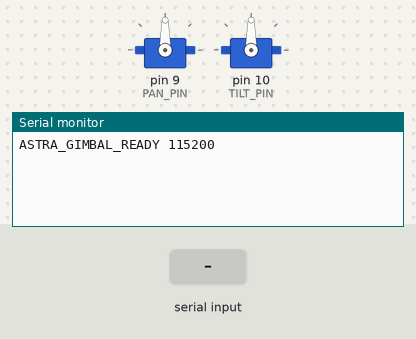
Recording of a sketch running on a simulated Arduino Uno, built with avr-gcc and run on an emulated ATmega328P. Shown: 2 × servo, the last lines printed to the serial monitor. Inputs (shaded band) come from the test bench.

Above: at 1.2 s.
1.3 s: "PING 1\n" received over Serial
At 1.9 s:
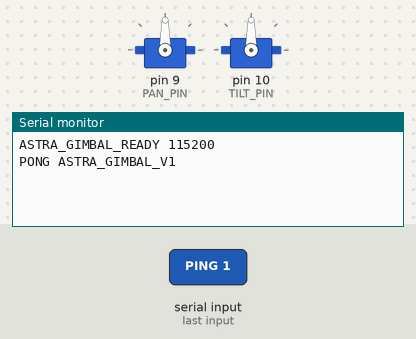
2.8 s: "CENTER 1\n" received over Serial
At 4.0 s:
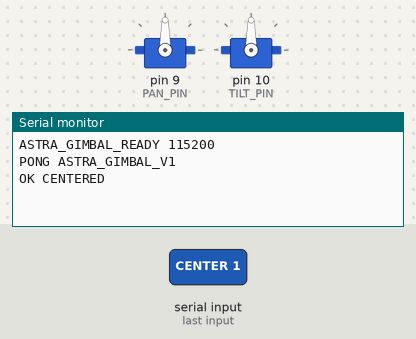
4.3 s: "STATUS 1\n" received over Serial
At 5.4 s:
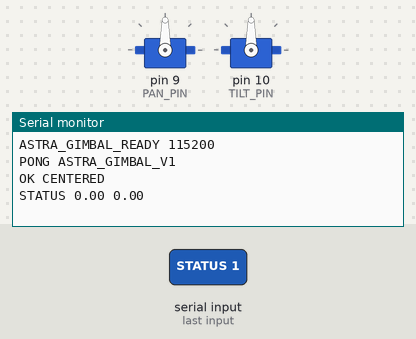

The sketch:

arduino_gimbal_controller.ino
```cpp
/*
 * ASTRA-Track: Physical Hardware-in-the-Loop (HIL) Gimbal Controller
 * Smart India Hackathon 2026 — Problem Statement 26169
 *
 * Target Hardware: Arduino Uno / Nano / ESP32 / RP2040
 * Actuators: Dual 9g Micro Servos (SG90, MG90S, MG996R)
 *   - Pin 9:  Pan Servo (Azimuth axis)
 *   - Pin 10: Tilt Servo (Elevation axis)
 *
 * Communication Protocol: 115200 Baud Serial
 * Commands:
 *   PING           -> Returns "PONG ASTRA_GIMBAL_V1"
 *   SET_PT <p> <t> -> Sets Pan and Tilt target angles (-45.0 to +45.0 deg relative to boresight)
 *   CENTER         -> Returns servos to optical boresight (0.0, 0.0)
 *   STATUS         -> Returns "STATUS <cur_pan> <cur_tilt>"
 */

#include <Servo.h>

Servo panServo;
Servo tiltServo;

const int PAN_PIN = 9;
const int TILT_PIN = 10;

// Mechanical Calibration offsets (Degrees)
const float PAN_CENTER_SERVO_DEG = 90.0;
const float TILT_CENTER_SERVO_DEG = 90.0;

// Hardware Travel Limits (+/- 45 degrees from boresight)
const float PAN_MIN_DEG = -45.0;
const float PAN_MAX_DEG = 45.0;
const float TILT_MIN_DEG = -30.0;
const float TILT_MAX_DEG = 30.0;

// Slew rate smoothing
float current_pan = 0.0;
float current_tilt = 0.0;
float target_pan = 0.0;
float target_tilt = 0.0;

const float MAX_SLEW_PER_CYCLE = 2.0; // Smooth motion step

void setup() {
  Serial.begin(115200);
  while (!Serial) { ; }

  panServo.attach(PAN_PIN);
  tiltServo.attach(TILT_PIN);

  // Home to optical boresight
  updateServoOutputs(0.0, 0.0);

  Serial.println("ASTRA_GIMBAL_READY 115200");
}

void updateServoOutputs(float p, float t) {
  // Clamp within safety limits
  p = constrain(p, PAN_MIN_DEG, PAN_MAX_DEG);
  t = constrain(t, TILT_MIN_DEG, TILT_MAX_DEG);

  // Convert relative optical angles to absolute servo PWM angles (0 - 180)
  int pan_pwm = (int)round(PAN_CENTER_SERVO_DEG + p);
  int tilt_pwm = (int)round(TILT_CENTER_SERVO_DEG - t); // Invert tilt for standard elevation

  panServo.write(pan_pwm);
  tiltServo.write(tilt_pwm);

  current_pan = p;
  current_tilt = t;
}

void loop() {
  // Read incoming serial commands
  if (Serial.available() > 0) {
    String cmd = Serial.readStringUntil('\n');
    cmd.trim();

    if (cmd.startsWith("PING")) {
      Serial.println("PONG ASTRA_GIMBAL_V1");
    }
    else if (cmd.startsWith("CENTER")) {
      target_pan = 0.0;
      target_tilt = 0.0;
      updateServoOutputs(0.0, 0.0);
      Serial.println("OK CENTERED");
    }
    else if (cmd.startsWith("SET_PT")) {
      // Format: SET_PT <pan_float> <tilt_float>
      int firstSpace = cmd.indexOf(' ');
      int secondSpace = cmd.indexOf(' ', firstSpace + 1);
      if (firstSpace > 0 && secondSpace > 0) {
        float p = cmd.substring(firstSpace + 1, secondSpace).toFloat();
        float t = cmd.substring(secondSpace + 1).toFloat();
        target_pan = p;
        target_tilt = t;
        updateServoOutputs(target_pan, target_tilt);
        Serial.print("OK PT ");
        Serial.print(current_pan, 2);
        Serial.print(" ");
        Serial.println(current_tilt, 2);
      } else {
        Serial.println("ERR INVALID_ARGS");
      }
    }
    else if (cmd.startsWith("STATUS")) {
      Serial.print("STATUS ");
      Serial.print(current_pan, 2);
      Serial.print(" ");
      Serial.println(current_tilt, 2);
    }
  }
}
```

Measured:
- after the input at 1.3 s, the serial monitor: prints a new line at once (image 1)
- after the input at 2.8 s, the serial monitor: prints a new line at once (image 2)
- after the input at 4.3 s, the serial monitor: prints a new line at once (image 3)
